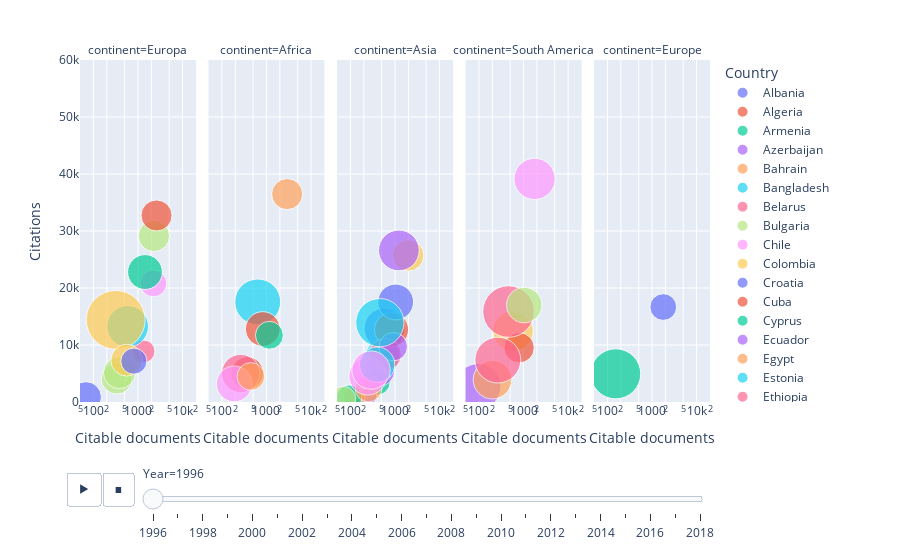

Notebook source saved alongside this figure:
### Markdown cell above
## Evolución de artículos científicos cubanos (1996-2018)

El siguiente gráfico muestra la relación entre cantidad de artículos científicos (eje x) y la cantidad de citaciones (eje y) en el período comprendido entre 1996-2018 para diferentes países. El tamaño de las esferas corresponde al número de citaciones por artículo. 

En este primer análisis se incluyeron solo los países que tenían en 1996 cerca de 100 artículos y menos de 60 mil citaciones (en la siguiente se analizan los países con más de mil artículos en 1996).

### Code cell
data_publications_low = pd.read_csv('../publications-low.csv')
px.scatter(data_publications_low, x="Citable documents", y="Citations", animation_frame="Year", animation_group="Country",
           size="Citations per document", color="Country", hover_name="Country", facet_col="continent", 
           log_x = True, 
           size_max=45, range_x=[50,20000], range_y=[1,60000])

### Figure 1 — Plotly figure (JSON) as saved in the notebook; plotly's stock layout.template omitted (floating-point values rounded to 4 significant figures)
{"data": [{"hoverlabel": {"namelength": 0}, "hovertemplate": "<b>%{hovertext}</b><br><br>Country=Albania<br>Year=1996<br>continent=Europa<br>Citable documents=%{x}<br>Citations=%{y}<br>Citations per document=%{marker.size}", "hovertext": ["Albania"], "ids": ["Albania"], "legendgroup": "Albania", "marker": {"color": "#636efa", "size": [12.36], "sizemode": "area", "sizeref": 0.02577, "symbol": "circle"}, "mode": "markers", "name": "Albania", "showlegend": true, "type": "scatter", "x": [68], "xaxis": "x", "y": [853], "yaxis": "y"}, {"hoverlabel": {"namelength": 0}, "hovertemplate": "<b>%{hovertext}</b><br><br>Country=Algeria<br>Year=1996<br>continent=Africa<br>Citable documents=%{x}<br>Citations=%{y}<br>Citations per document=%{marker.size}", "hovertext": ["Algeria"], "ids": ["Algeria"], "legendgroup": "Algeria", "marker": {"color": "#EF553B", "size": [13.78], "sizemode": "area", "sizeref": 0.02577, "symbol": "circle"}, "mode": "markers", "name": "Algeria", "showlegend": true, "type": "scatter", "x": [369], "xaxis": "x2", "y": [5085], "yaxis": "y2"}, {"hoverlabel": {"namelength": 0}, "hovertemplate": "<b>%{hovertext}</b><br><br>Country=Armenia<br>Year=1996<br>continent=Asia<br>Citable documents=%{x}<br>Citations=%{y}<br>Citations per document=%{marker.size}", "hovertext": ["Armenia"], "ids": ["Armenia"], "legendgroup": "Armenia", "marker": {"color": "#00cc96", "size": [8.73], "sizemode": "area", "sizeref": 0.02577, "symbol": "circle"}, "mode": "markers", "name": "Armenia", "showlegend": true, "type": "scatter", "x": [399], "xaxis": "x3", "y": [3499], "yaxis": "y3"}, {"hoverlabel": {"namelength": 0}, "hovertemplate": "<b>%{hovertext}</b><br><br>Country=Azerbaijan<br>Year=1996<br>continent=Asia<br>Citable documents=%{x}<br>Citations=%{y}<br>Citations per document=%{marker.size}", "hovertext": ["Azerbaijan"], "ids": ["Azerbaijan"], "legendgroup": "Azerbaijan", "marker": {"color": "#ab63fa", "size": [4.06], "sizemode": "area", "sizeref": 0.02577, "symbol": "circle"}, "mode": "markers", "name": "Azerbaijan", "showlegend": true, "type": "scatter", "x": [248], "xaxis": "x3", "y": [1008], "yaxis": "y3"}, {"hoverlabel": {"namelength": 0}, "hovertemplate": "<b>%{hovertext}</b><br><br>Country=Bahrain<br>Year=1996<br>continent=Asia<br>Citable documents=%{x}<br>Citations=%{y}<br>Citations per document=%{marker.size}", "hovertext": ["Bahrain"], "ids": ["Bahrain"], "legendgroup": "Bahrain", "marker": {"color": "#FFA15A", "size": [6.18], "sizemode": "area", "sizeref": 0.02577, "symbol": "circle"}, "mode": "markers", "name": "Bahrain", "showlegend": true, "type": "scatter", "x": [121], "xaxis": "x3", "y": [773], "yaxis": "y3"}, {"hoverlabel": {"namelength": 0}, "hovertemplate": "<b>%{hovertext}</b><br><br>Country=Bangladesh<br>Year=1996<br>continent=Asia<br>Citable documents=%{x}<br>Citations=%{y}<br>Citations per document=%{marker.size}", "hovertext": ["Bangladesh"], "ids": ["Bangladesh"], "legendgroup": "Bangladesh", "marker": {"color": "#19d3f3", "size": [14.97], "sizemode": "area", "sizeref": 0.02577, "symbol": "circle"}, "mode": "markers", "name": "Bangladesh", "showlegend": true, "type": "scatter", "x": [522], "xaxis": "x3", "y": [8010], "yaxis": "y3"}, {"hoverlabel": {"namelength": 0}, "hovertemplate": "<b>%{hovertext}</b><br><br>Country=Belarus<br>Year=1996<br>continent=Europa<br>Citable documents=%{x}<br>Citations=%{y}<br>Citations per document=%{marker.size}", "hovertext": ["Belarus"], "ids": ["Belarus"], "legendgroup": "Belarus", "marker": {"color": "#FF6692", "size": [6.63], "sizemode": "area", "sizeref": 0.02577, "symbol": "circle"}, "mode": "markers", "name": "Belarus", "showlegend": true, "type": "scatter", "x": [1339], "xaxis": "x", "y": [8884], "yaxis": "y"}, {"hoverlabel": {"namelength": 0}, "hovertemplate": "<b>%{hovertext}</b><br><br>Country=Bulgaria<br>Year=1996<br>continent=Europa<br>Citable documents=%{x}<br>Citations=%{y}<br>Citations per document=%{marker.size}", "hovertext": ["Bulgaria"], "ids": ["Bulgaria"], "legendgroup": "Bulgaria", "marker": {"color": "#B6E880", "size": [12.65], "sizemode": "area", "sizeref": 0.02577, "symbol": "circle"}, "mode": "markers", "name": "Bulgaria", "showlegend": true, "type": "scatter", "x": [2288], "xaxis": "x", "y": [29130], "yaxis": "y"}, {"hoverlabel": {"namelength": 0}, "hovertemplate": "<b>%{hovertext}</b><br><br>Country=Chile<br>Year=1996<br>continent=South America<br>Citable documents=%{x}<br>Citations=%{y}<br>Citations per document=%{marker.size}", "hovertext": ["Chile"], "ids": ["Chile"], "legendgroup": "Chile", "marker": {"color": "#FF97FF", "size": [21.95], "sizemode": "area", "sizeref": 0.02577, "symbol": "circle"}, "mode": "markers", "name": "Chile", "showlegend": true, "type": "scatter", "x": [1772], "xaxis": "x4", "y": [39140], "yaxis": "y4"}, {"hoverlabel": {"namelength": 0}, "hovertemplate": "<b>%{hovertext}</b><br><br>Country=Colombia<br>Year=1996<br>continent=South America<br>Citable documents=%{x}<br>Citations=%{y}<br>Citations per document=%{marker.size}", "hovertext": ["Colombia"], "ids": ["Colombia"], "legendgroup": "Colombia", "marker": {"color": "#FECB52", "size": [21.24], "sizemode": "area", "sizeref": 0.02577, "symbol": "circle"}, "mode": "markers", "name": "Colombia", "showlegend": true, "type": "scatter", "x": [581], "xaxis": "x4", "y": [12468], "yaxis": "y4"}, {"hoverlabel": {"namelength": 0}, "hovertemplate": "<b>%{hovertext}</b><br><br>Country=Croatia<br>Year=1996<br>continent=Europe<br>Citable documents=%{x}<br>Citations=%{y}<br>Citations per document=%{marker.size}", "hovertext": ["Croatia"], "ids": ["Croatia"], "legendgroup": "Croatia", "marker": {"color": "#636efa", "size": [9.24], "sizemode": "area", "sizeref": 0.02577, "symbol": "circle"}, "mode": "markers", "name": "Croatia", "showlegend": true, "type": "scatter", "x": [1785], "xaxis": "x5", "y": [16663], "yaxis": "y5"}, {"hoverlabel": {"namelength": 0}, "hovertemplate": "<b>%{hovertext}</b><br><br>Country=Cuba<br>Year=1996<br>continent=South America<br>Citable documents=%{x}<br>Citations=%{y}<br>Citations per document=%{marker.size}", "hovertext": ["Cuba"], "ids": ["Cuba"], "legendgroup": "Cuba", "marker": {"color": "#EF553B", "size": [11.93], "sizemode": "area", "sizeref": 0.02577, "symbol": "circle"}, "mode": "markers", "name": "Cuba", "showlegend": true, "type": "scatter", "x": [795], "xaxis": "x4", "y": [9522], "yaxis": "y4"}, {"hoverlabel": {"namelength": 0}, "hovertemplate": "<b>%{hovertext}</b><br><br>Country=Cyprus<br>Year=1996<br>continent=Europe<br>Citable documents=%{x}<br>Citations=%{y}<br>Citations per document=%{marker.size}", "hovertext": ["Cyprus"], "ids": ["Cyprus"], "legendgroup": "Cyprus", "marker": {"color": "#00cc96", "size": [32.32], "sizemode": "area", "sizeref": 0.02577, "symbol": "circle"}, "mode": "markers", "name": "Cyprus", "showlegend": true, "type": "scatter", "x": [153], "xaxis": "x5", "y": [4945], "yaxis": "y5"}, {"hoverlabel": {"namelength": 0}, "hovertemplate": "<b>%{hovertext}</b><br><br>Country=Ecuador<br>Year=1996<br>continent=South America<br>Citable documents=%{x}<br>Citations=%{y}<br>Citations per document=%{marker.size}", "hovertext": ["Ecuador"], "ids": ["Ecuador"], "legendgroup": "Ecuador", "marker": {"color": "#ab63fa", "size": [26.96], "sizemode": "area", "sizeref": 0.02577, "symbol": "circle"}, "mode": "markers", "name": "Ecuador", "showlegend": true, "type": "scatter", "x": [96], "xaxis": "x4", "y": [2723], "yaxis": "y4"}, {"hoverlabel": {"namelength": 0}, "hovertemplate": "<b>%{hovertext}</b><br><br>Country=Egypt<br>Year=1996<br>continent=Africa<br>Citable documents=%{x}<br>Citations=%{y}<br>Citations per document=%{marker.size}", "hovertext": ["Egypt"], "ids": ["Egypt"], "legendgroup": "Egypt", "marker": {"color": "#FFA15A", "size": [12.47], "sizemode": "area", "sizeref": 0.02577, "symbol": "circle"}, "mode": "markers", "name": "Egypt", "showlegend": true, "type": "scatter", "x": [2910], "xaxis": "x2", "y": [36472], "yaxis": "y2"}, {"hoverlabel": {"namelength": 0}, "hovertemplate": "<b>%{hovertext}</b><br><br>Country=Estonia<br>Year=1996<br>continent=Europa<br>Citable documents=%{x}<br>Citations=%{y}<br>Citations per document=%{marker.size}", "hovertext": ["Estonia"], "ids": ["Estonia"], "legendgroup": "Estonia", "marker": {"color": "#19d3f3", "size": [22.37], "sizemode": "area", "sizeref": 0.02577, "symbol": "circle"}, "mode": "markers", "name": "Estonia", "showlegend": true, "type": "scatter", "x": [587], "xaxis": "x", "y": [13265], "yaxis": "y"}, {"hoverlabel": {"namelength": 0}, "hovertemplate": "<b>%{hovertext}</b><br><br>Country=Ethiopia<br>Year=1996<br>continent=Africa<br>Citable documents=%{x}<br>Citations=%{y}<br>Citations per document=%{marker.size}", "hovertext": ["Ethiopia"], "ids": ["Ethiopia"], "legendgroup": "Ethiopia", "marker": {"color": "#FF6692", "size": [18.88], "sizemode": "area", "sizeref": 0.02577, "symbol": "circle"}, "mode": "markers", "name": "Ethiopia", "showlegend": true, "type": "scatter", "x": [264], "xaxis": "x2", "y": [5004], "yaxis": "y2"}, {"hoverlabel": {"namelength": 0}, "hovertemplate": "<b>%{hovertext}</b><br><br>Country=Georgia<br>Year=1996<br>continent=Europa<br>Citable documents=%{x}<br>Citations=%{y}<br>Citations per document=%{marker.size}", "hovertext": ["Georgia"], "ids": ["Georgia"], "legendgroup": "Georgia", "marker": {"color": "#B6E880", "size": [12.25], "sizemode": "area", "sizeref": 0.02577, "symbol": "circle"}, "mode": "markers", "name": "Georgia", "showlegend": true, "type": "scatter", "x": [332], "xaxis": "x", "y": [4093], "yaxis": "y"}, {"hoverlabel": {"namelength": 0}, "hovertemplate": "<b>%{hovertext}</b><br><br>Country=Ghana<br>Year=1996<br>continent=Africa<br>Citable documents=%{x}<br>Citations=%{y}<br>Citations per document=%{marker.size}", "hovertext": ["Ghana"], "ids": ["Ghana"], "legendgroup": "Ghana", "marker": {"color": "#FF97FF", "size": [16.46], "sizemode": "area", "sizeref": 0.02577, "symbol": "circle"}, "mode": "markers", "name": "Ghana", "showlegend": true, "type": "scatter", "x": [189], "xaxis": "x2", "y": [3177], "yaxis": "y2"}, {"hoverlabel": {"namelength": 0}, "hovertemplate": "<b>%{hovertext}</b><br><br>Country=Iceland<br>Year=1996<br>continent=Europa<br>Citable documents=%{x}<br>Citations=%{y}<br>Citations per document=%{marker.size}", "hovertext": ["Iceland"], "ids": ["Iceland"], "legendgroup": "Iceland", "marker": {"color": "#FECB52", "size": [44.76], "sizemode": "area", "sizeref": 0.02577, "symbol": "circle"}, "mode": "markers", "name": "Iceland", "showlegend": true, "type": "scatter", "x": [316], "xaxis": "x", "y": [14412], "yaxis": "y"}, {"hoverlabel": {"namelength": 0}, "hovertemplate": "<b>%{hovertext}</b><br><br>Country=Indonesia<br>Year=1996<br>continent=Asia<br>Citable documents=%{x}<br>Citations=%{y}<br>Citations per document=%{marker.size}", "hovertext": ["Indonesia"], "ids": ["Indonesia"], "legendgroup": "Indonesia", "marker": {"color": "#636efa", "size": [21.65], "sizemode": "area", "sizeref": 0.02577, "symbol": "circle"}, "mode": "markers", "name": "Indonesia", "showlegend": true, "type": "scatter", "x": [582], "xaxis": "x3", "y": [12906], "yaxis": "y3"}, {"hoverlabel": {"namelength": 0}, "hovertemplate": "<b>%{hovertext}</b><br><br>Country=Iran<br>Year=1996<br>continent=Asia<br>Citable documents=%{x}<br>Citations=%{y}<br>Citations per document=%{marker.size}", "hovertext": ["Iran"], "ids": ["Iran"], "legendgroup": "Iran", "marker": {"color": "#EF553B", "size": [14.95], "sizemode": "area", "sizeref": 0.02577, "symbol": "circle"}, "mode": "markers", "name": "Iran", "showlegend": true, "type": "scatter", "x": [838], "xaxis": "x3", "y": [12692], "yaxis": "y3"}, {"hoverlabel": {"namelength": 0}, "hovertemplate": "<b>%{hovertext}</b><br><br>Country=Iraq<br>Year=1996<br>continent=Asia<br>Citable documents=%{x}<br>Citations=%{y}<br>Citations per document=%{marker.size}", "hovertext": ["Iraq"], "ids": ["Iraq"], "legendgroup": "Iraq", "marker": {"color": "#00cc96", "size": [8.29], "sizemode": "area", "sizeref": 0.02577, "symbol": "circle"}, "mode": "markers", "name": "Iraq", "showlegend": true, "type": "scatter", "x": [94], "xaxis": "x3", "y": [779], "yaxis": "y3"}, {"hoverlabel": {"namelength": 0}, "hovertemplate": "<b>%{hovertext}</b><br><br>Country=Jordan<br>Year=1996<br>continent=Asia<br>Citable documents=%{x}<br>Citations=%{y}<br>Citations per document=%{marker.size}", "hovertext": ["Jordan"], "ids": ["Jordan"], "legendgroup": "Jordan", "marker": {"color": "#ab63fa", "size": [12.33], "sizemode": "area", "sizeref": 0.02577, "symbol": "circle"}, "mode": "markers", "name": "Jordan", "showlegend": true, "type": "scatter", "x": [445], "xaxis": "x3", "y": [5485], "yaxis": "y3"}, {"hoverlabel": {"namelength": 0}, "hovertemplate": "<b>%{hovertext}</b><br><br>Country=Kazakhstan<br>Year=1996<br>continent=Asia<br>Citable documents=%{x}<br>Citations=%{y}<br>Citations per document=%{marker.size}", "hovertext": ["Kazakhstan"], "ids": ["Kazakhstan"], "legendgroup": "Kazakhstan", "marker": {"color": "#FFA15A", "size": [9.19], "sizemode": "area", "sizeref": 0.02577, "symbol": "circle"}, "mode": "markers", "name": "Kazakhstan", "showlegend": true, "type": "scatter", "x": [255], "xaxis": "x3", "y": [2362], "yaxis": "y3"}, {"hoverlabel": {"namelength": 0}, "hovertemplate": "<b>%{hovertext}</b><br><br>Country=Kenya<br>Year=1996<br>continent=Africa<br>Citable documents=%{x}<br>Citations=%{y}<br>Citations per document=%{marker.size}", "hovertext": ["Kenya"], "ids": ["Kenya"], "legendgroup": "Kenya", "marker": {"color": "#19d3f3", "size": [27.22], "sizemode": "area", "sizeref": 0.02577, "symbol": "circle"}, "mode": "markers", "name": "Kenya", "showlegend": true, "type": "scatter", "x": [636], "xaxis": "x2", "y": [17560], "yaxis": "y2"}, {"hoverlabel": {"namelength": 0}, "hovertemplate": "<b>%{hovertext}</b><br><br>Country=Kuwait<br>Year=1996<br>continent=Asia<br>Citable documents=%{x}<br>Citations=%{y}<br>Citations per document=%{marker.size}", "hovertext": ["Kuwait"], "ids": ["Kuwait"], "legendgroup": "Kuwait", "marker": {"color": "#FF6692", "size": [13.7], "sizemode": "area", "sizeref": 0.02577, "symbol": "circle"}, "mode": "markers", "name": "Kuwait", "showlegend": true, "type": "scatter", "x": [600], "xaxis": "x3", "y": [8304], "yaxis": "y3"}, {"hoverlabel": {"namelength": 0}, "hovertemplate": "<b>%{hovertext}</b><br><br>Country=Latvia<br>Year=1996<br>continent=Europa<br>Citable documents=%{x}<br>Citations=%{y}<br>Citations per document=%{marker.size}", "hovertext": ["Latvia"], "ids": ["Latvia"], "legendgroup": "Latvia", "marker": {"color": "#B6E880", "size": [13.29], "sizemode": "area", "sizeref": 0.02577, "symbol": "circle"}, "mode": "markers", "name": "Latvia", "showlegend": true, "type": "scatter", "x": [384], "xaxis": "x", "y": [5144], "yaxis": "y"}, {"hoverlabel": {"namelength": 0}, "hovertemplate": "<b>%{hovertext}</b><br><br>Country=Lebanon<br>Year=1996<br>continent=Asia<br>Citable documents=%{x}<br>Citations=%{y}<br>Citations per document=%{marker.size}", "hovertext": ["Lebanon"], "ids": ["Lebanon"], "legendgroup": "Lebanon", "marker": {"color": "#FF97FF", "size": [18.36], "sizemode": "area", "sizeref": 0.02577, "symbol": "circle"}, "mode": "markers", "name": "Lebanon", "showlegend": true, "type": "scatter", "x": [244], "xaxis": "x3", "y": [4536], "yaxis": "y3"}, {"hoverlabel": {"namelength": 0}, "hovertemplate": "<b>%{hovertext}</b><br><br>Country=Lithuania<br>Year=1996<br>continent=Europa<br>Citable documents=%{x}<br>Citations=%{y}<br>Citations per document=%{marker.size}", "hovertext": ["Lithuania"], "ids": ["Lithuania"], "legendgroup": "Lithuania", "marker": {"color": "#FECB52", "size": [13.04], "sizemode": "area", "sizeref": 0.02577, "symbol": "circle"}, "mode": "markers", "name": "Lithuania", "showlegend": true, "type": "scatter", "x": [560], "xaxis": "x", "y": [7339], "yaxis": "y"}, {"hoverlabel": {"namelength": 0}, "hovertemplate": "<b>%{hovertext}</b><br><br>Country=Malaysia<br>Year=1996<br>continent=Asia<br>Citable documents=%{x}<br>Citations=%{y}<br>Citations per document=%{marker.size}", "hovertext": ["Malaysia"], "ids": ["Malaysia"], "legendgroup": "Malaysia", "marker": {"color": "#636efa", "size": [16.55], "sizemode": "area", "sizeref": 0.02577, "symbol": "circle"}, "mode": "markers", "name": "Malaysia", "showlegend": true, "type": "scatter", "x": [1036], "xaxis": "x3", "y": [17548], "yaxis": "y3"}, {"hoverlabel": {"namelength": 0}, "hovertemplate": "<b>%{hovertext}</b><br><br>Country=Morocco<br>Year=1996<br>continent=Africa<br>Citable documents=%{x}<br>Citations=%{y}<br>Citations per document=%{marker.size}", "hovertext": ["Morocco"], "ids": ["Morocco"], "legendgroup": "Morocco", "marker": {"color": "#EF553B", "size": [15.44], "sizemode": "area", "sizeref": 0.02577, "symbol": "circle"}, "mode": "markers", "name": "Morocco", "showlegend": true, "type": "scatter", "x": [824], "xaxis": "x2", "y": [12814], "yaxis": "y2"}, {"hoverlabel": {"namelength": 0}, "hovertemplate": "<b>%{hovertext}</b><br><br>Country=Nigeria<br>Year=1996<br>continent=Africa<br>Citable documents=%{x}<br>Citations=%{y}<br>Citations per document=%{marker.size}", "hovertext": ["Nigeria"], "ids": ["Nigeria"], "legendgroup": "Nigeria", "marker": {"color": "#00cc96", "size": [10.01], "sizemode": "area", "sizeref": 0.02577, "symbol": "circle"}, "mode": "markers", "name": "Nigeria", "showlegend": true, "type": "scatter", "x": [1163], "xaxis": "x2", "y": [11707], "yaxis": "y2"}, {"hoverlabel": {"namelength": 0}, "hovertemplate": "<b>%{hovertext}</b><br><br>Country=Pakistan<br>Year=1996<br>continent=Asia<br>Citable documents=%{x}<br>Citations=%{y}<br>Citations per document=%{marker.size}", "hovertext": ["Pakistan"], "ids": ["Pakistan"], "legendgroup": "Pakistan", "marker": {"color": "#ab63fa", "size": [10.48], "sizemode": "area", "sizeref": 0.02577, "symbol": "circle"}, "mode": "markers", "name": "Pakistan", "showlegend": true, "type": "scatter", "x": [912], "xaxis": "x3", "y": [9705], "yaxis": "y3"}, {"hoverlabel": {"namelength": 0}, "hovertemplate": "<b>%{hovertext}</b><br><br>Country=Peru<br>Year=1996<br>continent=South America<br>Citable documents=%{x}<br>Citations=%{y}<br>Citations per document=%{marker.size}", "hovertext": ["Peru"], "ids": ["Peru"], "legendgroup": "Peru", "marker": {"color": "#FFA15A", "size": [19.17], "sizemode": "area", "sizeref": 0.02577, "symbol": "circle"}, "mode": "markers", "name": "Peru", "showlegend": true, "type": "scatter", "x": [201], "xaxis": "x4", "y": [3910], "yaxis": "y4"}, {"hoverlabel": {"namelength": 0}, "hovertemplate": "<b>%{hovertext}</b><br><br>Country=Philippines<br>Year=1996<br>continent=Asia<br>Citable documents=%{x}<br>Citations=%{y}<br>Citations per document=%{marker.size}", "hovertext": ["Philippines"], "ids": ["Philippines"], "legendgroup": "Philippines", "marker": {"color": "#19d3f3", "size": [30.06], "sizemode": "area", "sizeref": 0.02577, "symbol": "circle"}, "mode": "markers", "name": "Philippines", "showlegend": true, "type": "scatter", "x": [457], "xaxis": "x3", "y": [13920], "yaxis": "y3"}, {"hoverlabel": {"namelength": 0}, "hovertemplate": "<b>%{hovertext}</b><br><br>Country=Puerto Rico<br>Year=1996<br>continent=South America<br>Citable documents=%{x}<br>Citations=%{y}<br>Citations per document=%{marker.size}", "hovertext": ["Puerto Rico"], "ids": ["Puerto Rico"], "legendgroup": "Puerto Rico", "marker": {"color": "#FF6692", "size": [34.35], "sizemode": "area", "sizeref": 0.02577, "symbol": "circle"}, "mode": "markers", "name": "Puerto Rico", "showlegend": true, "type": "scatter", "x": [461], "xaxis": "x4", "y": [15871], "yaxis": "y4"}, {"hoverlabel": {"namelength": 0}, "hovertemplate": "<b>%{hovertext}</b><br><br>Country=Qatar<br>Year=1996<br>continent=Asia<br>Citable documents=%{x}<br>Citations=%{y}<br>Citations per document=%{marker.size}", "hovertext": ["Qatar"], "ids": ["Qatar"], "legendgroup": "Qatar", "marker": {"color": "#B6E880", "size": [8.01], "sizemode": "area", "sizeref": 0.02577, "symbol": "circle"}, "mode": "markers", "name": "Qatar", "showlegend": true, "type": "scatter", "x": [69], "xaxis": "x3", "y": [561], "yaxis": "y3"}, {"hoverlabel": {"namelength": 0}, "hovertemplate": "<b>%{hovertext}</b><br><br>Country=Romania<br>Year=1996<br>continent=Europa<br>Citable documents=%{x}<br>Citations=%{y}<br>Citations per document=%{marker.size}", "hovertext": ["Romania"], "ids": ["Romania"], "legendgroup": "Romania", "marker": {"color": "#FF97FF", "size": [9.3], "sizemode": "area", "sizeref": 0.02577, "symbol": "circle"}, "mode": "markers", "name": "Romania", "showlegend": true, "type": "scatter", "x": [2222], "xaxis": "x", "y": [20805], "yaxis": "y"}, {"hoverlabel": {"namelength": 0}, "hovertemplate": "<b>%{hovertext}</b><br><br>Country=Saudi Arabia<br>Year=1996<br>continent=Asia<br>Citable documents=%{x}<br>Citations=%{y}<br>Citations per document=%{marker.size}", "hovertext": ["Saudi Arabia"], "ids": ["Saudi Arabia"], "legendgroup": "Saudi Arabia", "marker": {"color": "#FECB52", "size": [12.77], "sizemode": "area", "sizeref": 0.02577, "symbol": "circle"}, "mode": "markers", "name": "Saudi Arabia", "showlegend": true, "type": "scatter", "x": [1973], "xaxis": "x3", "y": [25716], "yaxis": "y3"}, {"hoverlabel": {"namelength": 0}, "hovertemplate": "<b>%{hovertext}</b><br><br>Country=Serbia<br>Year=1996<br>continent=Europa<br>Citable documents=%{x}<br>Citations=%{y}<br>Citations per document=%{marker.size}", "hovertext": ["Serbia"], "ids": ["Serbia"], "legendgroup": "Serbia", "marker": {"color": "#636efa", "size": [8.8], "sizemode": "area", "sizeref": 0.02577, "symbol": "circle"}, "mode": "markers", "name": "Serbia", "showlegend": true, "type": "scatter", "x": [809], "xaxis": "x", "y": [7167], "yaxis": "y"}, {"hoverlabel": {"namelength": 0}, "hovertemplate": "<b>%{hovertext}</b><br><br>Country=Slovakia<br>Year=1996<br>continent=Europa<br>Citable documents=%{x}<br>Citations=%{y}<br>Citations per document=%{marker.size}", "hovertext": ["Slovakia"], "ids": ["Slovakia"], "legendgroup": "Slovakia", "marker": {"color": "#EF553B", "size": [12.43], "sizemode": "area", "sizeref": 0.02577, "symbol": "circle"}, "mode": "markers", "name": "Slovakia", "showlegend": true, "type": "scatter", "x": [2612], "xaxis": "x", "y": [32721], "yaxis": "y"}, {"hoverlabel": {"namelength": 0}, "hovertemplate": "<b>%{hovertext}</b><br><br>Country=Slovenia<br>Year=1996<br>continent=Europa<br>Citable documents=%{x}<br>Citations=%{y}<br>Citations per document=%{marker.size}", "hovertext": ["Slovenia"], "ids": ["Slovenia"], "legendgroup": "Slovenia", "marker": {"color": "#00cc96", "size": [15.65], "sizemode": "area", "sizeref": 0.02577, "symbol": "circle"}, "mode": "markers", "name": "Slovenia", "showlegend": true, "type": "scatter", "x": [1438], "xaxis": "x", "y": [22800], "yaxis": "y"}, {"hoverlabel": {"namelength": 0}, "hovertemplate": "<b>%{hovertext}</b><br><br>Country=Thailand<br>Year=1996<br>continent=Asia<br>Citable documents=%{x}<br>Citations=%{y}<br>Citations per document=%{marker.size}", "hovertext": ["Thailand"], "ids": ["Thailand"], "legendgroup": "Thailand", "marker": {"color": "#ab63fa", "size": [21.38], "sizemode": "area", "sizeref": 0.02577, "symbol": "circle"}, "mode": "markers", "name": "Thailand", "showlegend": true, "type": "scatter", "x": [1222], "xaxis": "x3", "y": [26592], "yaxis": "y3"}, {"hoverlabel": {"namelength": 0}, "hovertemplate": "<b>%{hovertext}</b><br><br>Country=Tunisia<br>Year=1996<br>continent=Africa<br>Citable documents=%{x}<br>Citations=%{y}<br>Citations per document=%{marker.size}", "hovertext": ["Tunisia"], "ids": ["Tunisia"], "legendgroup": "Tunisia", "marker": {"color": "#FFA15A", "size": [9.91], "sizemode": "area", "sizeref": 0.02577, "symbol": "circle"}, "mode": "markers", "name": "Tunisia", "showlegend": true, "type": "scatter", "x": [446], "xaxis": "x2", "y": [4479], "yaxis": "y2"}, {"hoverlabel": {"namelength": 0}, "hovertemplate": "<b>%{hovertext}</b><br><br>Country=United Arab Emirates<br>Year=1996<br>continent=Asia<br>Citable documents=%{x}<br>Citations=%{y}<br>Citations per document=%{marker.size}", "hovertext": ["United Arab Emirates"], "ids": ["United Arab Emirates"], "legendgroup": "United Arab Emirates", "marker": {"color": "#19d3f3", "size": [16.12], "sizemode": "area", "sizeref": 0.02577, "symbol": "circle"}, "mode": "markers", "name": "United Arab Emirates", "showlegend": true, "type": "scatter", "x": [397], "xaxis": "x3", "y": [6546], "yaxis": "y3"}, {"hoverlabel": {"namelength": 0}, "hovertemplate": "<b>%{hovertext}</b><br><br>Country=Uruguay<br>Year=1996<br>continent=South America<br>Citable documents=%{x}<br>Citations=%{y}<br>Citations per document=%{marker.size}", "hovertext": ["Uruguay"], "ids": ["Uruguay"], "legendgroup": "Uruguay", "marker": {"color": "#FF6692", "size": [27.14], "sizemode": "area", "sizeref": 0.02577, "symbol": "circle"}, "mode": "markers", "name": "Uruguay", "showlegend": true, "type": "scatter", "x": [265], "xaxis": "x4", "y": [7355], "yaxis": "y4"}, {"hoverlabel": {"namelength": 0}, "hovertemplate": "<b>%{hovertext}</b><br><br>Country=Venezuela<br>Year=1996<br>continent=South America<br>Citable documents=%{x}<br>Citations=%{y}<br>Citations per document=%{marker.size}", "hovertext": ["Venezuela"], "ids": ["Venezuela"], "legendgroup": "Venezuela", "marker": {"color": "#B6E880", "size": [16.21], "sizemode": "area", "sizeref": 0.02577, "symbol": "circle"}, "mode": "markers", "name": "Venezuela", "showlegend": true, "type": "scatter", "x": [1038], "xaxis": "x4", "y": [17004], "yaxis": "y4"}, {"hoverlabel": {"namelength": 0}, "hovertemplate": "<b>%{hovertext}</b><br><br>Country=Viet Nam<br>Year=1996<br>continent=Asia<br>Citable documents=%{x}<br>Citations=%{y}<br>Citations per document=%{marker.size}", "hovertext": ["Viet Nam"], "ids": ["Viet Nam"], "legendgroup": "Viet Nam", "marker": {"color": "#FF97FF", "size": [18.96], "sizemode": "area", "sizeref": 0.02577, "symbol": "circle"}, "mode": "markers", "name": "Viet Nam", "showlegend": true, "type": "scatter", "x": [290], "xaxis": "x3", "y": [5594], "yaxis": "y3"}], "layout": {"annotations": [{"font": {}, "showarrow": false, "text": "continent=Europa", "x": 0.092, "xanchor": "center", "xref": "paper", "y": 1, "yanchor": "bottom", "yref": "paper"}, {"font": {}, "showarrow": false, "text": "continent=Africa", "x": 0.296, "xanchor": "center", "xref": "paper", "y": 1, "yanchor": "bottom", "yref": "paper"}, {"font": {}, "showarrow": false, "text": "continent=Asia", "x": 0.5, "xanchor": "center", "xref": "paper", "y": 1, "yanchor": "bottom", "yref": "paper"}, {"font": {}, "showarrow": false, "text": "continent=South America", "x": 0.704, "xanchor": "center", "xref": "paper", "y": 1, "yanchor": "bottom", "yref": "paper"}, {"font": {}, "showarrow": false, "text": "continent=Europe", "x": 0.908, "xanchor": "center", "xref": "paper", "y": 1, "yanchor": "bottom", "yref": "paper"}], "legend": {"itemsizing": "constant", "title": {"text": "Country"}, "tracegroupgap": 0}, "margin": {"t": 60}, "sliders": [{"active": 0, "currentvalue": {"prefix": "Year="}, "len": 0.9, "pad": {"b": 10, "t": 60}, "steps": [{"args": [["1996"], {"frame": {"duration": 0, "redraw": false}, "fromcurrent": true, "mode": "immediate", "transition": {"duration": 0, "easing": "linear"}}], "label": "1996", "method": "animate"}, {"args": [["1997"], {"frame": {"duration": 0, "redraw": false}, "fromcurrent": true, "mode": "immediate", "transition": {"duration": 0, "easing": "linear"}}], "label": "1997", "method": "animate"}, {"args": [["1998"], {"frame": {"duration": 0, "redraw": false}, "fromcurrent": true, "mode": "immediate", "transition": {"duration": 0, "easing": "linear"}}], "label": "1998", "method": "animate"}, {"args": [["1999"], {"frame": {"duration": 0, "redraw": false}, "fromcurrent": true, "mode": "immediate", "transition": {"duration": 0, "easing": "linear"}}], "label": "1999", "method": "animate"}, {"args": [["2000"], {"frame": {"duration": 0, "redraw": false}, "fromcurrent": true, "mode": "immediate", "transition": {"duration": 0, "easing": "linear"}}], "label": "2000", "method": "animate"}, {"args": [["2001"], {"frame": {"duration": 0, "redraw": false}, "fromcurrent": true, "mode": "immediate", "transition": {"duration": 0, "easing": "linear"}}], "label": "2001", "method": "animate"}, {"args": [["2002"], {"frame": {"duration": 0, "redraw": false}, "fromcurrent": true, "mode": "immediate", "transition": {"duration": 0, "easing": "linear"}}], "label": "2002", "method": "animate"}, {"args": [["2003"], {"frame": {"duration": 0, "redraw": false}, "fromcurrent": true, "mode": "immediate", "transition": {"duration": 0, "easing": "linear"}}], "label": "2003", "method": "animate"}, {"args": [["2004"], {"frame": {"duration": 0, "redraw": false}, "fromcurrent": true, "mode": "immediate", "transition": {"duration": 0, "easing": "linear"}}], "label": "2004", "method": "animate"}, {"args": [["2005"], {"frame": {"duration": 0, "redraw": false}, "fromcurrent": true, "mode": "immediate", "transition": {"duration": 0, "easing": "linear"}}], "label": "2005", "method": "animate"}, {"args": [["2006"], {"frame": {"duration": 0, "redraw": false}, "fromcurrent": true, "mode": "immediate", "transition": {"duration": 0, "easing": "linear"}}], "label": "2006", "method": "animate"}, {"args": [["2007"], {"frame": {"duration": 0, "redraw": false}, "fromcurrent": true, "mode": "immediate", "transition": {"duration": 0, "easing": "linear"}}], "label": "2007", "method": "animate"}, {"args": [["2008"], {"frame": {"duration": 0, "redraw": false}, "fromcurrent": true, "mode": "immediate", "transition": {"duration": 0, "easing": "linear"}}], "label": "2008", "method": "animate"}, {"args": [["2009"], {"frame": {"duration": 0, "redraw": false}, "fromcurrent": true, "mode": "immediate", "transition": {"duration": 0, "easing": "linear"}}], "label": "2009", "method": "animate"}, {"args": [["2010"], {"frame": {"duration": 0, "redraw": false}, "fromcurrent": true, "mode": "immediate", "transition": {"duration": 0, "easing": "linear"}}], "label": "2010", "method": "animate"}, {"args": [["2011"], {"frame": {"duration": 0, "redraw": false}, "fromcurrent": true, "mode": "immediate", "transition": {"duration": 0, "easing": "linear"}}], "label": "2011", "method": "animate"}, {"args": [["2012"], {"frame": {"duration": 0, "redraw": false}, "fromcurrent": true, "mode": "immediate", "transition": {"duration": 0, "easing": "linear"}}], "label": "2012", "method": "animate"}, {"args": [["2013"], {"frame": {"duration": 0, "redraw": false}, "fromcurrent": true, "mode": "immediate", "transition": {"duration": 0, "easing": "linear"}}], "label": "2013", "method": "animate"}, {"args": [["2014"], {"frame": {"duration": 0, "redraw": false}, "fromcurrent": true, "mode": "immediate", "transition": {"duration": 0, "easing": "linear"}}], "label": "2014", "method": "animate"}, {"args": [["2015"], {"frame": {"duration": 0, "redraw": false}, "fromcurrent": true, "mode": "immediate", "transition": {"duration": 0, "easing": "linear"}}], "label": "2015", "method": "animate"}, {"args": [["2016"], {"frame": {"duration": 0, "redraw": false}, "fromcurrent": true, "mode": "immediate", "transition": {"duration": 0, "easing": "linear"}}], "label": "2016", "method": "animate"}, {"args": [["2017"], {"frame": {"duration": 0, "redraw": false}, "fromcurrent": true, "mode": "immediate", "transition": {"duration": 0, "easing": "linear"}}], "label": "2017", "method": "animate"}, {"args": [["2018"], {"frame": {"duration": 0, "redraw": false}, "fromcurrent": true, "mode": "immediate", "transition": {"duration": 0, "easing": "linear"}}], "label": "2018", "method": "animate"}], "x": 0.1, "xanchor": "left", "y": 0, "yanchor": "top"}], "updatemenus": [{"buttons": [{"args": [null, {"frame": {"duration": 500, "redraw": false}, "fromcurrent": true, "mode": "immediate", "transition": {"duration": 500, "easing": "linear"}}], "label": "&#9654;", "method": "animate"}, {"args": [[null], {"frame": {"duration": 0, "redraw": false}, "fromcurrent": true, "mode": "immediate", "transition": {"duration": 0, "easing": "linear"}}], "label": "&#9724;", "method": "animate"}], "direction": "left", "pad": {"r": 10, "t": 70}, "showactive": false, "type": "buttons", "x": 0.1, "xanchor": "right", "y": 0, "yanchor": "top"}], "xaxis": {"anchor": "y", "domain": [0, 0.184], "range": [1.699, 4.301], "title": {"text": "Citable documents"}, "type": "log"}, "xaxis2": {"anchor": "y2", "domain": [0.204, 0.388], "matches": "x", "range": [1.699, 4.301], "title": {"text": "Citable documents"}, "type": "log"}, "xaxis3": {"anchor": "y3", "domain": [0.408, 0.592], "matches": "x", "range": [1.699, 4.301], "title": {"text": "Citable documents"}, "type": "log"}, "xaxis4": {"anchor": "y4", "domain": [0.612, 0.796], "matches": "x", "range": [1.699, 4.301], "title": {"text": "Citable documents"}, "type": "log"}, "xaxis5": {"anchor": "y5", "domain": [0.816, 1], "matches": "x", "range": [1.699, 4.301], "title": {"text": "Citable documents"}, "type": "log"}, "yaxis": {"anchor": "x", "domain": [0, 1], "range": [1, 60000], "title": {"text": "Citations"}}, "yaxis2": {"anchor": "x2", "domain": [0, 1], "matches": "y", "showticklabels": false}, "yaxis3": {"anchor": "x3", "domain": [0, 1], "matches": "y", "showticklabels": false}, "yaxis4": {"anchor": "x4", "domain": [0, 1], "matches": "y", "showticklabels": false}, "yaxis5": {"anchor": "x5", "domain": [0, 1], "matches": "y", "showticklabels": false}}}
